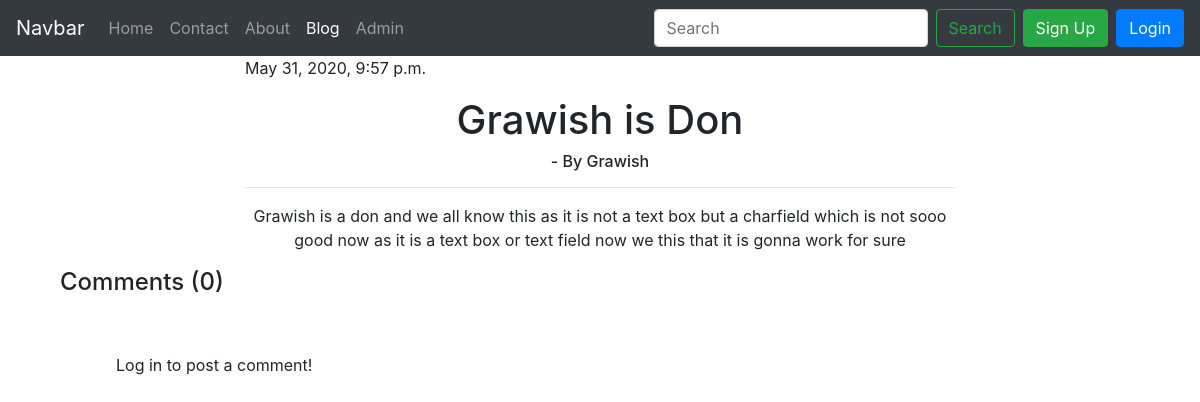
The app's page /blog/Grawish-is-Don, older data.
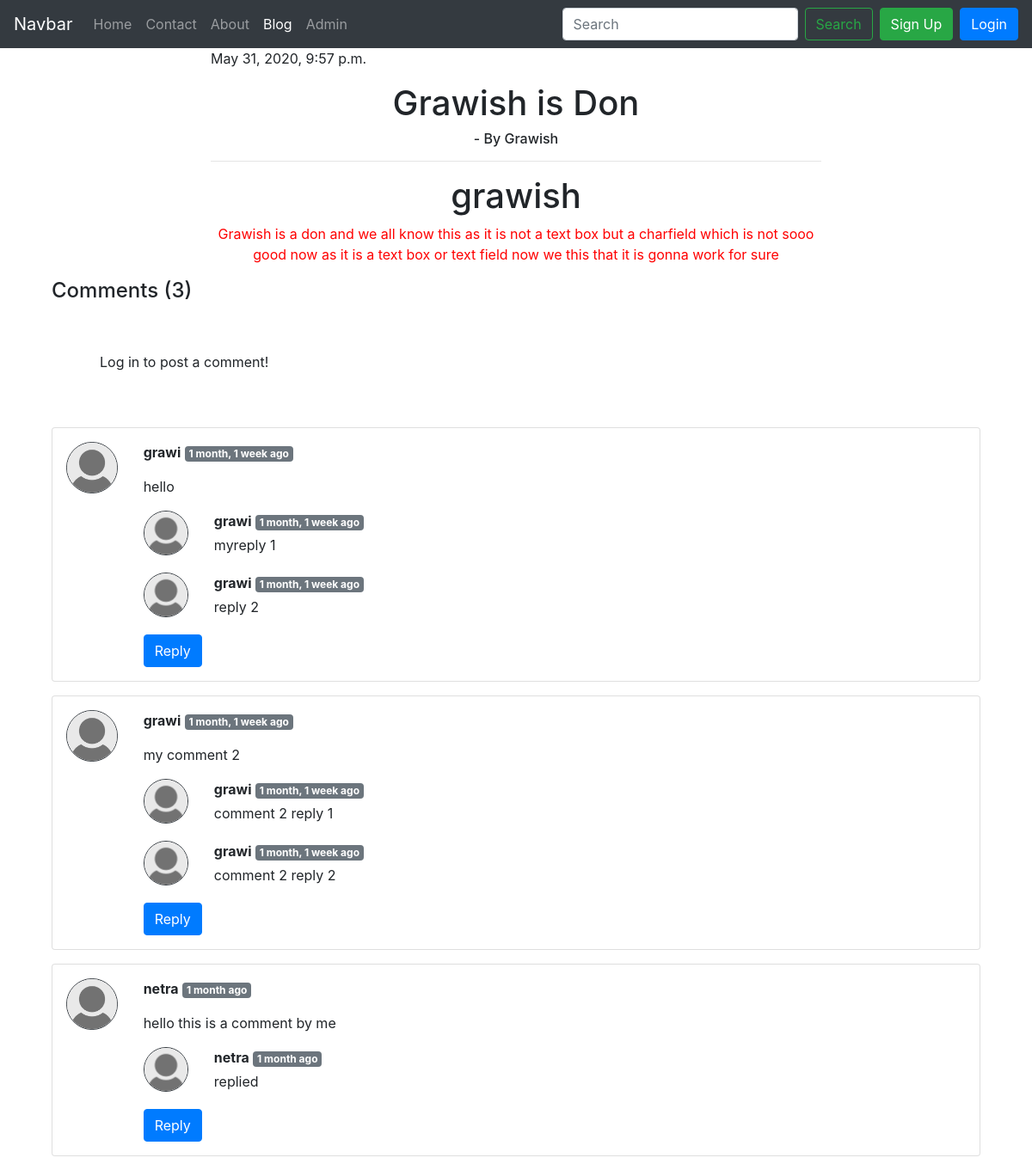
The same page, newer data.
### blog/models.py (models this page shows, shortened)
class Blogpost(models.Model):
    sno = models.AutoField(primary_key=True)
    title = models.CharField(max_length=100, default="")
    Content = models.TextField(max_length=10000, default="")
    author = models.CharField(max_length=10, default="")
    slug = models.CharField(max_length=100, default="")
    Timestamp = models.DateTimeField(default=now)
    def __str__(self):
        return str(self.sno) + '. ' + self.title + ' by ' + self.author

class Blogcomment(models.Model):
    sno = models.AutoField(primary_key=True)
    text = models.TextField(max_length=1000)
    user = models.ForeignKey(User, on_delete=models.CASCADE)
    post = models.ForeignKey(Blogpost, on_delete=models.CASCADE)
    parent = models.ForeignKey('self', on_delete=models.CASCADE, null=True)
    timestamp = models.DateTimeField(default=now)

### blog/views.py (the view)
# urls.py: path('<str:slug>', views.BlogPost, name='BlogPost'),
def BlogPost(request, slug):
    replydict = {}
    allposts = Blogpost.objects.all()
    mypost = ""
    comment = ""
    exist = False
    if Blogpost.objects.filter(slug=slug).exists():
        mypost = Blogpost.objects.filter(slug=slug).first()
        print(mypost)
        comment = Blogcomment.objects.filter(post=mypost, parent=None)
        replies = Blogcomment.objects.filter(post=mypost).exclude(parent=None)
        for reply in replies:
            if reply.parent.sno not in replydict.keys():
                replydict[reply.parent.sno] = [reply]
            else:
                replydict[reply.parent.sno].append(reply)
    return render(request, 'blog/blogPost.html', {'post': mypost, 'comments': comment, 'replydict': replydict})

### blog/templatetags/extras.py (called while the page is built)
@register.filter(name='get_val')
def get_val(dictionary, key):
    return dictionary.get(key)

### templates/blog/blogPost.html (shortened to what this page needs)
{% extends 'base.html' %}
{% block blog %}
    active
{% endblock %}
{% block body %}
    {% load static %}
    {% load humanize %}
    {% load extras %}
    <div class="container" align="center">
        {% if not post == "" %}
            <div class="col-8">
                <p align="left">{{ post.Timestamp }}</p>
                <h1 style="text-align: center;">{{ post.title }}</h1>
                <h6 style="text-align: center;">- By {{ post.author }}</h6>
                <hr>
                <p>{{ post.Content|safe }}</p>
            </div>
            <div class="container" align="left">
                <h4>Comments ({{ comments.count }})</h4>
                <div class="my-2">
                    {% if user.is_authenticated %}
                        <form action="/blog/postcomment" method="post">{% csrf_token %}
                            <div class="form-group">
                        <textarea class="form-control" placeholder="Tell others your valuable thoughts on this post"
                                  name="comment"></textarea>
                                <input type="hidden" name="sno" value="{{ post.sno }}">
                                <input type="hidden" name="parent" value="">
                            </div>
                            <button type="submit" class="btn btn-primary">Send</button>
                        </form>
                    {% else %}
                        <p class=" mx-2 p-5">Log in to post a comment!</p>
                    {% endif %}
                </div>
                {% for comment in comments %}
                    <div class="card card-body my-3 p-3 rounded">
                        <div class="row">
                            <div class="col-md-1">
                                <img src="{% static 'img/default-user-icon.jpg' %}"
                                     class="w-100 rounded-circle border border-dark">
                            </div>
                            <div class="col-md-11">
                                <b>{{ comment.user }}</b> <span
                                    class="badge badge-secondary">{{ comment.timestamp|naturaltime }}</span>
                                <div class="my-3">{{ comment.text }}</div>
                                <div class="replies my-2">
                                    {% for reply in replydict|get_val:comment.sno %}
                                        <div class="row my-3">
                                            <div class="col-md-1">
                                                <img src="{% static 'img/default-user-icon.jpg' %}"
                                                     class="w-100 rounded-circle border border-dark">
                                            </div>
                                            <div class="col-md-11">
                                                <b>{{ reply.user }}</b> <span
                                                    class="badge badge-secondary">{{ reply.timestamp|naturaltime }}</span>
                                                <div class="my-1">{{ reply.text }}</div>
                                            </div>
                                        </div>
                                    {% endfor %}
                                </div>
                                <button class="btn btn-primary" type="button" data-toggle="collapse"
                                        data-target="#collapse{{ comment.sno }}" aria-expanded="false"
                                        aria-controls="collapseExample">
                                    Reply
                                </button>
                            </div>
                        </div>
                    </div>
                {% endfor %}
            </div>
        {% endif %}
    </div>
{% endblock %}

### templates/base.html (shortened to what this page needs)
<!doctype html>
<html lang="en">
<head>
    <link rel="stylesheet" href="https://cdnjs.cloudflare.com/ajax/libs/font-awesome/4.7.0/css/font-awesome.min.css">
    <link rel="stylesheet" href="https://stackpath.bootstrapcdn.com/bootstrap/4.3.1/css/bootstrap.min.css"
>
</head>
<body>
<nav class="navbar navbar-expand-lg navbar-dark bg-dark">
    <a class="navbar-brand" href="#">Navbar</a>
    <div class="collapse navbar-collapse" id="navbarSupportedContent">
        <ul class="navbar-nav mr-auto">
            <li class="nav-item {% block home %}{% endblock %}">
                <a class="nav-link" href="/">Home <span class="sr-only">(current)</span></a>
            </li>
            <li class="nav-item {% block contact %}{% endblock %}">
                <a class="nav-link" href="/contact">Contact</a>
            </li>
            <li class="nav-item {% block about %}{% endblock %}">
                <a class="nav-link" href="/about">About</a>
            </li>
            <li class="nav-item {% block blog %}{% endblock %}">
                <a class="nav-link" href="/blog">Blog</a>
            </li>
            <li class="nav-item">
                <a class="nav-link" target="_blank" href="/admin">Admin</a>
            </li>
        </ul>
        <form class="form-inline my-2 my-lg-0" method="post" action="/blog/">{% csrf_token %}
            <input class="form-control mr-sm-2" type="search" placeholder="Search" aria-label="Search" name="search">
            <button class="btn btn-outline-success my-2 my-sm-0" type="submit">Search</button>
        </form>
        {% if not user.is_authenticated %}
            <button class="btn btn-success ml-2" data-toggle="modal" data-target="#signupmodal">Sign Up</button>
            <button class="btn btn-primary ml-2" data-toggle="modal" data-target="#loginmodal">Login</button>
        {% endif %}
    </div>
</nav>
{% block body %}
{% endblock %}
</body>
</html>

Row changes from the older to the newer data that the page shows:
changed Blogpost "Grawish is Don": Content "Grawish is a don…" → "grawish Grawish is a don…"
added Blogcomment: user "grawi", timestamp "1 month, 1 week ago", text "hello", shown under "Comments (3)"
added Blogcomment: user "grawi", timestamp "1 month, 1 week ago", text "myreply 1"
added Blogcomment: user "grawi", timestamp "1 month, 1 week ago", text "reply 2"
added Blogcomment: user "grawi", timestamp "1 month, 1 week ago", text "my comment 2", shown under "Comments (3)"
added Blogcomment: user "grawi", timestamp "1 month, 1 week ago", text "comment 2 reply 1"
added Blogcomment: user "grawi", timestamp "1 month, 1 week ago", text "comment 2 reply 2"
added Blogcomment: user "netra", timestamp "1 month ago", text "hello this is a comment by me", shown under "Comments (3)"
added Blogcomment: user "netra", timestamp "1 month ago", text "replied"
Text that changed along with them:
{{ comments.count }}: "0" → "3"
